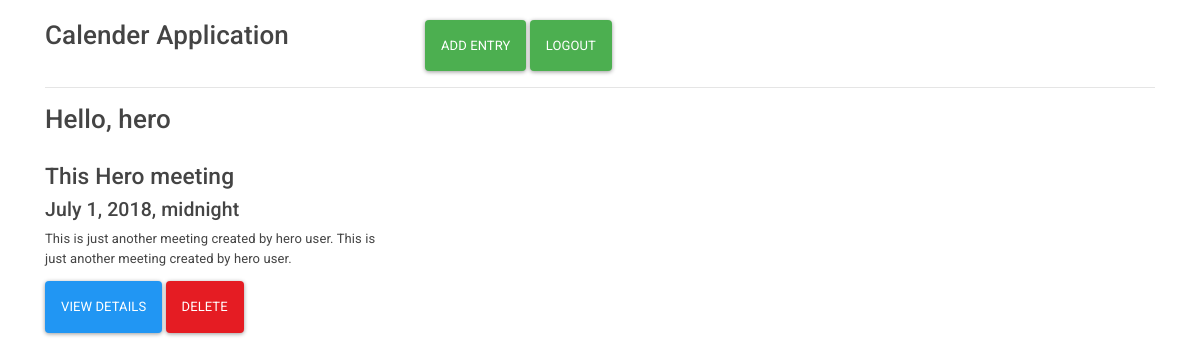
/calender (signed in), run on the app's committed database.
### myapp/models.py (models this page shows, shortened)
class Entry(models.Model):
    name = models.CharField(max_length=100)
    author = models.ForeignKey(User, on_delete=models.CASCADE)
    date = models.DateTimeField()
    description = models.CharField(max_length=1000)
    created = models.DateTimeField(auto_now_add=True)

### myapp/views.py (the view)
# urls.py: path('calender', views.calender, name='calender'),
@login_required
def calender(request):
    entries = Entry.objects.filter(author=request.user)
    return render(request, 'myapp/calender.html', {'entries': entries})

### myapp/templates/myapp/calender.html
{% extends 'myapp/base.html' %}
{% block content %}
<div class="container">
  <br />
  <div class="row">
    <div class="col-lg-4">
      <h2>Calender Application</h2>
    </div>
    <div class="col-lg-8">
      <a class="btn btn-success" href="{% url 'add' %}" >Add Entry</a>
      {% if request.user.is_authenticated %}
      <a class="btn btn-success" href="{% url 'logout' %}" >Logout</a>
      {% endif %}
    </div>
  </div>
<hr />
<div class="row">
  <div class="col-lg-4">
    {% if request.user.is_authenticated %}
    <h2><span>Hello, {{request.user.username}}</span></h2>
    {% endif %}
  </div>
</div>
  <div class="row">
  {% for entry in entries %}
  {% include 'myapp/_calender_entry.html'%}
  {% endfor %}
  </div>
</div>
{% endblock%}

### myapp/templates/myapp/_calender_entry.html
<div class="calender_entry col-lg-4">
  <br />
  <h3>{{ entry.name}}</h3>
  <h4>{{ entry.date}}</h4>
  <p>
    {{entry.description}}
  </p>
  <button onclick="window.location='{% url 'details' entry.id %}'"class="btn btn-primary">View Details</button>
  <button data-id="{{ entry.id }}" onclick="deleteCalendarEntry(this)"class="btn btn-danger">Delete</button>
</div>

### data on the page
Entry: name "This Hero meeting", date "July 1, 2018, midnight", description "This is just another meeting created by hero user. This is just another meeting created by hero user."

### other printed values
{{ request.user.username }} "hero"
